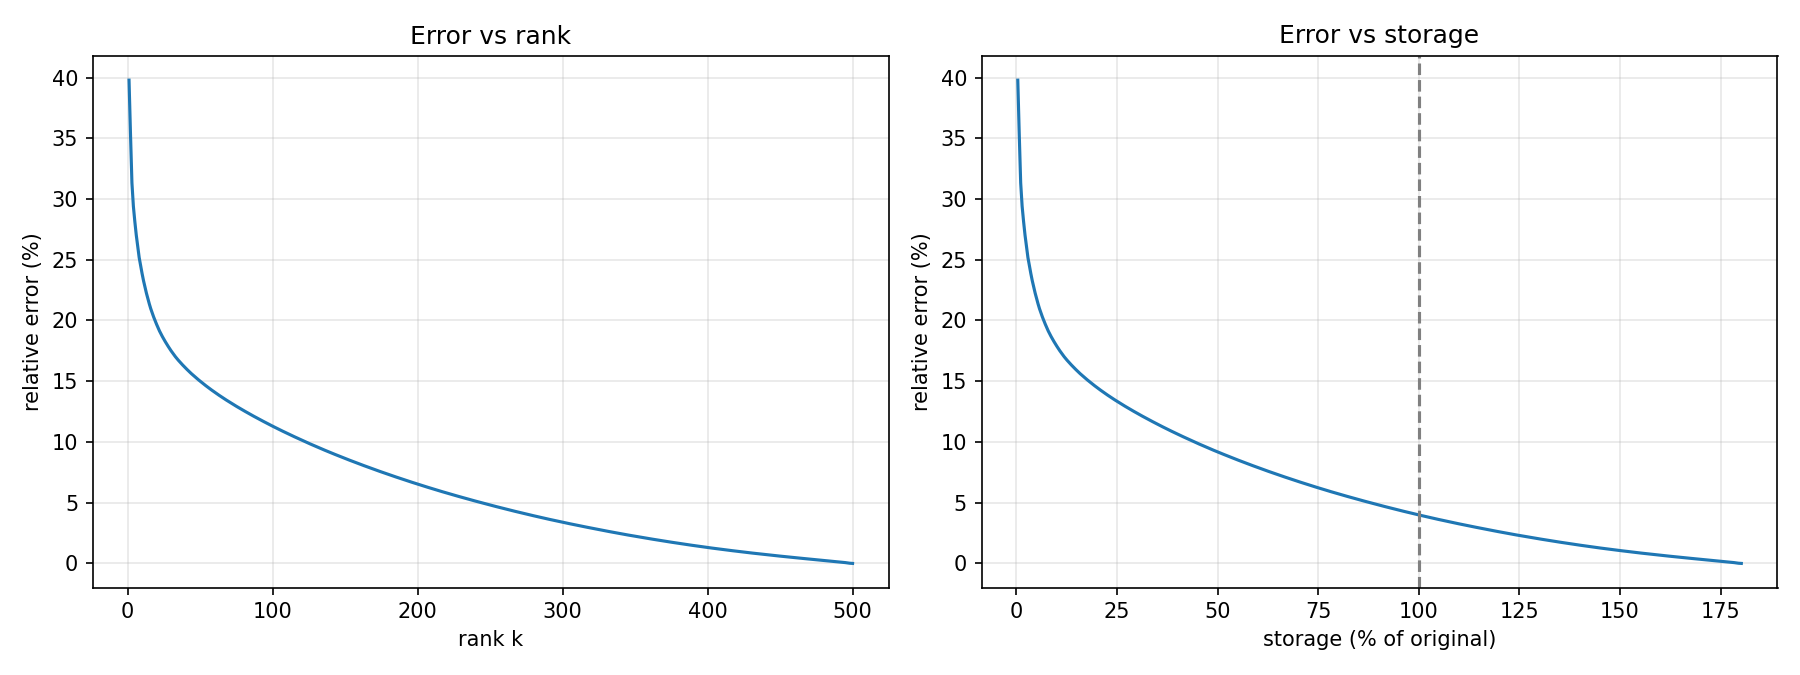

This figure's Python source:
import numpy as np
import cv2
import matplotlib.pyplot as plt

A = cv2.imread('pic.jpg', cv2.IMREAD_GRAYSCALE).astype(float)
U, S, Vt = np.linalg.svd(A, full_matrices=False)
print(A.shape, S.shape, len(S))

'''
ks = [1, 5, 10, 20, 30, 50, 70, 100, 200]
total = np.sum(S**2)
captured = np.cumsum(S**2) / total
for k in ks:
    Ak = (U[:, :k] * S[:k]) @ Vt[:k, :]
    err_svd = np.sqrt(1 - captured[k-1])
    storage = k * (U.shape[0] + Vt.shape[1] + 1) / (A.shape[0] * A.shape[1])
    print(f"k={k:>3}  svd={err_svd:.10f}  storage={storage:.10f}")
''' #检验svd压缩的误差和存储量

ks_all = np.arange(1, len(S) + 1)
err_all = np.sqrt(1 - np.cumsum(S**2) / np.sum(S**2))
ratio_all = ks_all * (U.shape[0] + Vt.shape[1] + 1) / (A.shape[0] * A.shape[1])

fig, (ax1, ax2) = plt.subplots(1, 2, figsize=(12, 4.5))

ax1.plot(ks_all, err_all * 100)
ax1.set_xlabel("rank k")
ax1.set_ylabel("relative error (%)")
ax1.set_title("Error vs rank")
ax1.grid(alpha=0.3)

ax2.plot(ratio_all * 100, err_all * 100)
ax2.set_xlabel("storage (% of original)")
ax2.set_ylabel("relative error (%)")
ax2.set_title("Error vs storage")
ax2.grid(alpha=0.3)

ax2.axvline(100, color='gray', linestyle='--')

plt.tight_layout()
plt.savefig('error_curve.png', dpi=150)
plt.close(fig)
